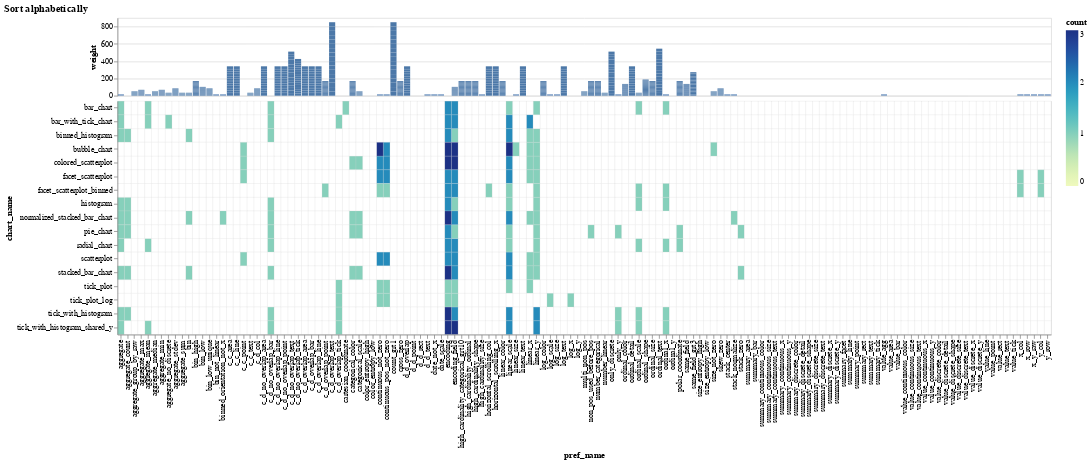

The notebook cell saved with this chart:
### Markdown cell above
## Visualizing Debug Data

The `chart_preferences` dataframe generated by `DracoDebug` can be visualized using `DracoDebugPlotter`. Custom plot configurations can be passed to `DracoDebugPlotter.create_chart` to customize the produced visualization.

### Code cell
plotter = DracoDebugPlotter(chart_preferences)
# Creates a chart using the default config (alphabetical sort)
plotter.create_chart()

### Figure 1 — Vega-Lite specification as saved in the notebook (floating-point values rounded to 4 significant figures; data arrays with more than 128 entries replaced by an {"elided": "..."} marker saying what was removed)
{"config": {"view": {"continuousWidth": 400, "continuousHeight": 300}}, "vconcat": [{"mark": "bar", "encoding": {"tooltip": [{"field": "pref_name", "type": "nominal"}, {"field": "weight", "type": "quantitative"}], "x": {"axis": null, "field": "pref_name", "sort": "ascending", "type": "nominal"}, "y": {"field": "weight", "type": "quantitative"}}, "height": 100.0, "width": 1200}, {"mark": {"type": "rect", "stroke": "lightgray", "strokeWidth": 0.25}, "encoding": {"color": {"condition": {"value": "white", "test": "(datum.count === 0)"}, "field": "count", "type": "quantitative"}, "tooltip": [{"field": "chart_name", "type": "nominal"}, {"field": "pref_name", "type": "nominal"}, {"field": "count", "type": "quantitative"}, {"field": "weight", "type": "quantitative"}], "x": {"field": "pref_name", "sort": "ascending", "type": "nominal"}, "y": {"field": "chart_name", "sort": "ascending", "type": "nominal"}}, "height": 300.0, "width": 1200}], "data": {"name": "data-42f0498366cd0907384675d536412acc"}, "spacing": 0, "title": "Sort alphabetically", "$schema": "https://vega.github.io/schema/vega-lite/v4.17.0.json", "datasets": {"data-42f0498366cd0907384675d536412acc": {"elided": "2329 records"}}}
